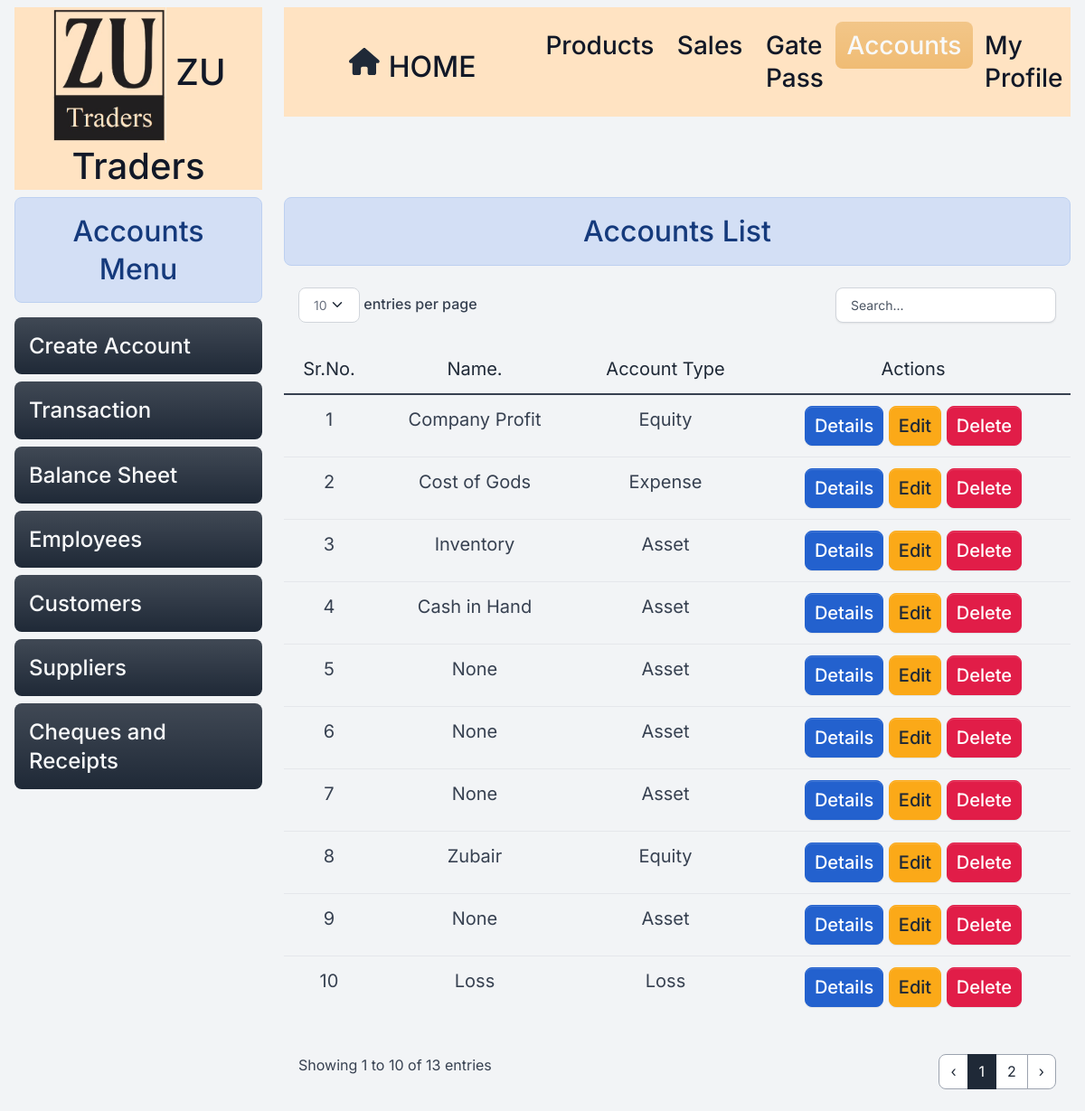
/accounts/ (signed in), run on the app's committed database.
### home/models.py (models this page shows, shortened)
class Account(models.Model):
    ASSET = 'Asset'
    LIABILITY = 'Liability'
    EQUITY = 'Equity'
    REVENUE = 'Revenue'
    EXPENSE = 'Expense'
    GAIN = 'Gain'
    LOSS = 'Loss'
    ACCOUNT_TYPE_CHOICES = [
        (ASSET, 'Asset'),
        (LIABILITY, 'Liability'),
        (EQUITY, 'Equity'),
        (REVENUE, 'Revenue'),
        (EXPENSE, 'Expense'),
        (GAIN, 'Gain'),
        (LOSS, 'Loss'),
    ]
    name=models.CharField(max_length=50,null=True ,blank=True)
    employee=models.ForeignKey(Employee, on_delete=models.RESTRICT ,null=True,blank=True)
    customer=models.ForeignKey(Customer, on_delete=models.RESTRICT ,null=True,blank=True)
    supplier=models.ForeignKey(Suppliers, on_delete=models.RESTRICT,null=True,blank=True)
    cheque=models.ForeignKey(Cheque, on_delete=models.RESTRICT,null=True,blank=True)
    balance = models.DecimalField(max_digits=10, decimal_places=2,default=0)
    account_type = models.CharField(max_length=50, choices=ACCOUNT_TYPE_CHOICES)
    is_deleted=models.BooleanField(default=False)

### home/views/accounts.py (the view)
# urls.py: path('accounts/', accounts.accounts , name="accounts"),
@login_required
@permission_required('home.view_account', login_url='/login/')
def accounts(request):
    mydata = Account.objects.filter(is_deleted=False).order_by("-id")
    data={'mydata':mydata}
    return render(request,'accounts/accounts_home.html',data)

### templates/accounts/accounts_home.html (shortened to what this page needs)
{% extends "base.html" %}
{% load custom_filters %}
{% block content %}
<div class="container-fluid">
  <div class="row">
    {% include 'accounts/accounts_menu.html' %}
    <div id="product" class="col-lg-9 ">
      <h2 class="text-center alert alert-info ">Accounts List</h2>
      <div class="table-responsive py-2">
        {% if mydata %}
        <table class="table table-flush" id="datatable">
          <thead class="thead-light">
            <tr class=" ">
              <td class="text-center fs-5 ">Sr.No.</td>
              <td class="text-center fs-5">Name.</td>
              <td class="text-center fs-5">Account Type</td>
              {% if update %}
              {% else %}
              <td class="text-center fs-5">Actions</td>
              {% endif %}
            </tr>
          </thead>
          <tbody>
            {% if update %}
            {% for data in mydata %}
            <tr>
              <td class="text-center fs-5">{{forloop.counter}}</td>
              <td class="text-center fs-5">{{mydata.name}}</td>
              <td class="text-center fs-5">{{mydata.account_type}}</td>
            </tr>
            {% endfor %}
            {% else %}
            {% for data in mydata %}
            <tr>
              <td class="text-center fs-5">{{forloop.counter}}</td>
              <td class="text-center fs-5">{{data.name}}</td>
              <td class="text-center fs-5">{{data.account_type}}</td>
              <td class="text-center fs-5">
                <a class="fs-5 btn btn-sm btn-info" href={% url 'accountreport' id=data.id %}>Details</a>
                {% if perms.home.change_account %}
                <a class=" fs-5 btn btn-sm btn-warning" href={% url 'editaccount' id=data.id %}>Edit</a>
                {% endif %}
                {% if perms.home.delete_account %}
                <a class="fs-5 btn btn-sm btn-danger" href={% url 'deleteaccount' id=data.id %}>Delete</a>
                {% endif %}
              </td>
            </tr>
            {% endfor %}
            {% endif %}
          </tbody>
        </table>
        {% else %}
        <h4 class="text-center fs-5 alert alert-warning">No Record Found</h4>
        {% endif %}
      </div>
    </div>
  </div>
  {% endblock content %}

### static/assets/default/css/style.css (style rules this page uses)
html, body { height: 100%; width: 100%; max-height: 100%; overflow: auto; display: flex; flex-direction: column; }

### data on the page
Account: name "Company Profit", account_type "Equity"
Account: name "Cost of Gods", account_type "Expense"
Account: name "Inventory", account_type "Asset"
Account: name "Cash in Hand", account_type "Asset"
Account: name "None", account_type "Asset"
Account: name "None", account_type "Asset"
Account: name "None", account_type "Asset"
Account: name "Zubair", account_type "Equity"
Account: name "None", account_type "Asset"
Account: name "Loss", account_type "Loss"
